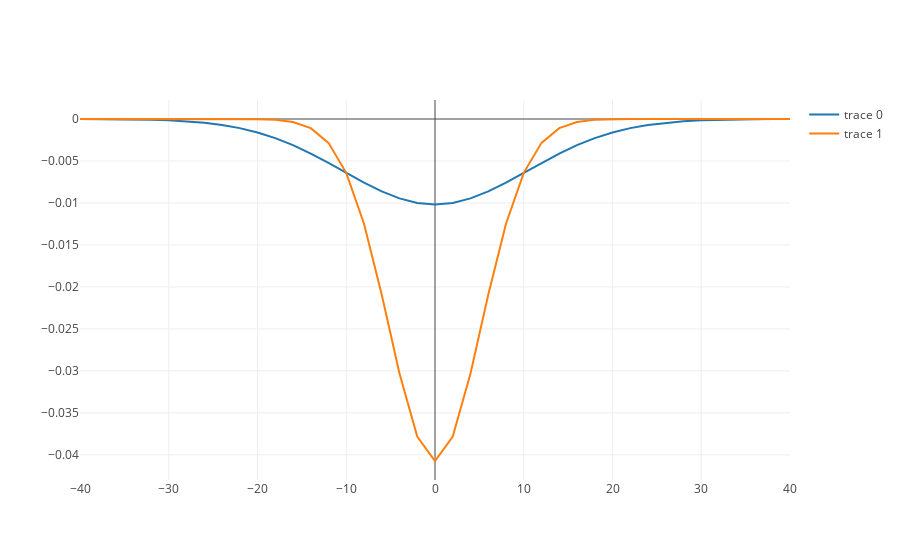

The notebook cell this image was saved under:
### Code cell
# empirical calculation of settlement trough over tunnel (Gauss curve approach)

# inputs                                                                                   #ToDo: mv to input above    
D = 13.0  #tunnel diameter in m
A = pi*(tunn_diam/2)**2
d = 13.0  #distance between ground surface and tunnel centerline

# empirical estimates of calculation parameters
c_v = array([0.002, 0.004]) #empirical values for lost ground as fraction of excavation area
c_i = array([0.8, 0.4]) #empirical coeff's to estimate distance centerline to inflection point of gauss curve

# statistical estimates of calculation parameters
# placeholder

# backcalculation estimates of calculation parameters
# placeholder

# calculate intermediate results
vol_lost = lambda A, c_v: (A*c_v)                               #ToDo:replace 3 intermediate results with variables
infl_len = lambda d, c_l: (d*c_i)
# calculte settlement at centerline
setl_max = lambda vol_lost, infl_len: (
    vol_lost / (sqrt(2*pi)*infl_len) )
# calculate settlment at distance x along gauss curve
setl = lambda x, setl_max, infl_len: (
    setl_max * exp(- x**2 / (2*infl_len**2))) 

# write results
print('lost volume (m3): '+str(vol_lost(A, c_v)))
print('inflection length (m): '+str(infl_len(d, c_i)))
print('max settlement (m): '+str(setl_max(vol_lost(A, c_v), infl_len(d, c_i))))
x = infl_len(d, c_i)[0]
print('settlement (m) at: '+str(x)+'m = '+str(
        setl(x, setl_max(vol_lost(A, c_v), infl_len(D, c_i)),
               infl_len(D, c_i))))

# plot results
x = arange(-40,42,2)
setl_rslt = []
y_data1 = []
y_data2 = []

for i in x:
    setl_rslt.append(setl(i, setl_max(vol_lost(A, c_v), infl_len(D, c_i)),
               infl_len(D, c_i)))
for i in setl_rslt:
    y_data1.append(-i[0])
    y_data2.append(-i[1])

for i in x:
    setl_rslt.append(setl(i, setl_max(vol_lost(A, c_v), infl_len(D, c_i)),
               infl_len(D, c_i)))
for i in setl_rslt:
    y_data1.append(-i[0])
    y_data2.append(-i[1])

trace0 = go.Scatter(
    x=x,
    y=y_data1
)
trace1 = go.Scatter(
    x=x,
    y=y_data2
)

data1 = Data([trace0,trace1])
plotly.offline.iplot(data1)

### Figure 1 — Plotly figure (JSON) as saved in the notebook; plotly's stock layout.template omitted (floating-point values rounded to 4 significant figures)
{"data": [{"type": "scatter", "x": [-40, -38, -36, -34, -32, -30, -28, -26, -24, -22, -20, -18, -16, -14, -12, -10, -8, -6, -4, -2, 0, 2, 4, 6, 8, 10, 12, 14, 16, 18, 20, 22, 24, 26, 28, 30, 32, 34, 36, 38, 40], "y": [-6.247e-06, -1.285e-05, -2.547e-05, -4.865e-05, -8.955e-05, -0.0001589, -0.0002716, -0.0004474, -0.0007104, -0.001087, -0.001603, -0.002277, -0.003118, -0.004115, -0.005233, -0.006414, -0.007575, -0.008622, -0.009457, -0.009997, -0.01018, -0.009997, -0.009457, -0.008622, -0.007575, -0.006414, -0.005233, -0.004115, -0.003118, -0.002277, -0.001603, -0.001087, -0.0007104, -0.0004474, -0.0002716, -0.0001589, -8.955e-05, -4.865e-05, -2.547e-05, -1.285e-05, -6.247e-06, -6.247e-06, -1.285e-05, -2.547e-05, -4.865e-05, -8.955e-05, -0.0001589, -0.0002716, -0.0004474, -0.0007104, -0.001087, -0.001603, -0.002277, -0.003118, -0.004115, -0.005233, -0.006414, -0.007575, -0.008622, -0.009457, -0.009997, -0.01018, -0.009997, -0.009457, -0.008622, -0.007575, -0.006414, -0.005233, -0.004115, -0.003118, -0.002277, -0.001603, -0.001087, -0.0007104, -0.0004474, -0.0002716, -0.0001589, -8.955e-05, -4.865e-05, -2.547e-05, -1.285e-05, -6.247e-06, -6.247e-06, -1.285e-05, -2.547e-05, -4.865e-05, -8.955e-05, -0.0001589, -0.0002716, -0.0004474, -0.0007104, -0.001087, -0.001603, -0.002277, -0.003118, -0.004115, -0.005233, -0.006414, -0.007575, -0.008622, -0.009457, -0.009997, -0.01018, -0.009997, -0.009457, -0.008622, -0.007575, -0.006414, -0.005233, -0.004115, -0.003118, -0.002277, -0.001603, -0.001087, -0.0007104, -0.0004474, -0.0002716, -0.0001589, -8.955e-05, -4.865e-05, -2.547e-05, -1.285e-05, -6.247e-06]}, {"type": "scatter", "x": [-40, -38, -36, -34, -32, -30, -28, -26, -24, -22, -20, -18, -16, -14, -12, -10, -8, -6, -4, -2, 0, 2, 4, 6, 8, 10, 12, 14, 16, 18, 20, 22, 24, 26, 28, 30, 32, 34, 36, 38, 40], "y": [-5.768e-15, -1.032e-13, -1.593e-12, -2.121e-11, -2.436e-10, -2.412e-09, -2.06e-08, -1.518e-07, -9.645e-07, -5.286e-06, -2.499e-05, -0.0001019, -0.0003582, -0.001086, -0.002841, -0.00641, -0.01247, -0.02093, -0.0303, -0.03783, -0.04073, -0.03783, -0.0303, -0.02093, -0.01247, -0.00641, -0.002841, -0.001086, -0.0003582, -0.0001019, -2.499e-05, -5.286e-06, -9.645e-07, -1.518e-07, -2.06e-08, -2.412e-09, -2.436e-10, -2.121e-11, -1.593e-12, -1.032e-13, -5.768e-15, -5.768e-15, -1.032e-13, -1.593e-12, -2.121e-11, -2.436e-10, -2.412e-09, -2.06e-08, -1.518e-07, -9.645e-07, -5.286e-06, -2.499e-05, -0.0001019, -0.0003582, -0.001086, -0.002841, -0.00641, -0.01247, -0.02093, -0.0303, -0.03783, -0.04073, -0.03783, -0.0303, -0.02093, -0.01247, -0.00641, -0.002841, -0.001086, -0.0003582, -0.0001019, -2.499e-05, -5.286e-06, -9.645e-07, -1.518e-07, -2.06e-08, -2.412e-09, -2.436e-10, -2.121e-11, -1.593e-12, -1.032e-13, -5.768e-15, -5.768e-15, -1.032e-13, -1.593e-12, -2.121e-11, -2.436e-10, -2.412e-09, -2.06e-08, -1.518e-07, -9.645e-07, -5.286e-06, -2.499e-05, -0.0001019, -0.0003582, -0.001086, -0.002841, -0.00641, -0.01247, -0.02093, -0.0303, -0.03783, -0.04073, -0.03783, -0.0303, -0.02093, -0.01247, -0.00641, -0.002841, -0.001086, -0.0003582, -0.0001019, -2.499e-05, -5.286e-06, -9.645e-07, -1.518e-07, -2.06e-08, -2.412e-09, -2.436e-10, -2.121e-11, -1.593e-12, -1.032e-13, -5.768e-15]}], "layout": {}}
